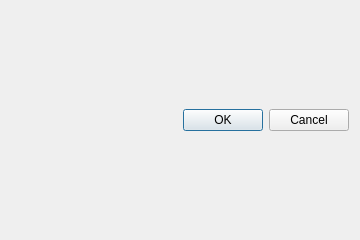
<?xml version="1.0" encoding="UTF-8"?>
<ui version="4.0">
 <class>ConnectDialog</class>
 <widget class="QDialog" name="ConnectDialog">
  <property name="geometry">
   <rect>
    <x>0</x>
    <y>0</y>
    <width>360</width>
    <height>240</height>
   </rect>
  </property>
  <property name="sizePolicy">
   <sizepolicy hsizetype="Fixed" vsizetype="Fixed">
    <horstretch>0</horstretch>
    <verstretch>0</verstretch>
   </sizepolicy>
  </property>
  <property name="minimumSize">
   <size>
    <width>360</width>
    <height>240</height>
   </size>
  </property>
  <property name="maximumSize">
   <size>
    <width>360</width>
    <height>240</height>
   </size>
  </property>
  <property name="windowTitle">
   <string>Connect to Server</string>
  </property>
  <layout class="QVBoxLayout" name="verticalLayout">
   <item>
    <widget class="QDialogButtonBox" name="buttonBox">
     <property name="orientation">
      <enum>Qt::Horizontal</enum>
     </property>
     <property name="standardButtons">
      <set>QDialogButtonBox::Cancel|QDialogButtonBox::Ok</set>
     </property>
    </widget>
   </item>
  </layout>
 </widget>
 <resources/>
 <connections>
  <connection>
   <sender>buttonBox</sender>
   <signal>accepted()</signal>
   <receiver>ConnectDialog</receiver>
   <slot>accept()</slot>
   <hints>
    <hint type="sourcelabel">
     <x>248</x>
     <y>254</y>
    </hint>
    <hint type="destinationlabel">
     <x>157</x>
     <y>274</y>
    </hint>
   </hints>
  </connection>
  <connection>
   <sender>buttonBox</sender>
   <signal>rejected()</signal>
   <receiver>ConnectDialog</receiver>
   <slot>reject()</slot>
   <hints>
    <hint type="sourcelabel">
     <x>316</x>
     <y>260</y>
    </hint>
    <hint type="destinationlabel">
     <x>286</x>
     <y>274</y>
    </hint>
   </hints>
  </connection>
 </connections>
</ui>
